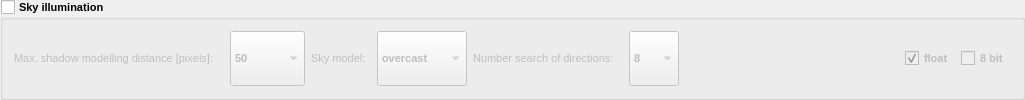
                  <widget class="QGroupBox" name="group_illumination">
                   <property name="enabled">
                    <bool>true</bool>
                   </property>
                   <property name="sizePolicy">
                    <sizepolicy hsizetype="Preferred" vsizetype="Preferred">
                     <horstretch>0</horstretch>
                     <verstretch>0</verstretch>
                    </sizepolicy>
                   </property>
                   <property name="minimumSize">
                    <size>
                     <width>1025</width>
                     <height>65</height>
                    </size>
                   </property>
                   <property name="maximumSize">
                    <size>
                     <width>16777215</width>
                     <height>16777215</height>
                    </size>
                   </property>
                   <property name="font">
                    <font>
                     <pointsize>8</pointsize>
                     <weight>75</weight>
                     <bold>true</bold>
                    </font>
                   </property>
                   <property name="accessibleDescription">
                    <string>sky_illumination</string>
                   </property>
                   <property name="title">
                    <string>Sky illumination</string>
                   </property>
                   <property name="flat">
                    <bool>false</bool>
                   </property>
                   <property name="checkable">
                    <bool>true</bool>
                   </property>
                   <property name="checked">
                    <bool>false</bool>
                   </property>
                   <layout class="QHBoxLayout" name="horizontalLayout_13" stretch="0,0,0">
                    <item>
                     <layout class="QHBoxLayout" name="horizontalLayout_2">
                      <item>
                       <widget class="QLabel" name="label_39">
                        <property name="sizePolicy">
                         <sizepolicy hsizetype="Preferred" vsizetype="Preferred">
                          <horstretch>0</horstretch>
                          <verstretch>0</verstretch>
                         </sizepolicy>
                        </property>
                        <property name="minimumSize">
                         <size>
                          <width>210</width>
                          <height>20</height>
                         </size>
                        </property>
                        <property name="maximumSize">
                         <size>
                          <width>16777215</width>
                          <height>16777215</height>
                         </size>
                        </property>
                        <property name="font">
                         <font>
                          <pointsize>8</pointsize>
                          <weight>50</weight>
                          <bold>false</bold>
                         </font>
                        </property>
                        <property name="text">
                         <string>Max. shadow modelling distance [pixels]:</string>
                        </property>
                       </widget>
                      </item>
                      <item>
                       <widget class="QComboBox" name="combo_sim_shadow_dist">
                        <property name="sizePolicy">
                         <sizepolicy hsizetype="Preferred" vsizetype="Preferred">
                          <horstretch>0</horstretch>
                          <verstretch>0</verstretch>
                         </sizepolicy>
                        </property>
                        <property name="minimumSize">
                         <size>
                          <width>75</width>
                          <height>20</height>
                         </size>
                        </property>
                        <property name="maximumSize">
                         <size>
                          <width>16777215</width>
                          <height>16777215</height>
                         </size>
                        </property>
                        <property name="font">
                         <font>
                          <pointsize>8</pointsize>
                         </font>
                        </property>
                        <property name="accessibleDescription">
                         <string>max_shadow_dist</string>
                        </property>
                        <item>
                         <property name="text">
                          <string>50</string>
                         </property>
                        </item>
                        <item>
                         <property name="text">
                          <string>100</string>
                         </property>
                        </item>
                        <item>
                         <property name="text">
                          <string>500</string>
                         </property>
                        </item>
                        <item>
                         <property name="text">
                          <string>1000</string>
                         </property>
                        </item>
                       </widget>
                      </item>
                      <item>
                       <widget class="QLabel" name="label_38">
                        <property name="sizePolicy">
                         <sizepolicy hsizetype="Preferred" vsizetype="Preferred">
                          <horstretch>0</horstretch>
                          <verstretch>0</verstretch>
                         </sizepolicy>
                        </property>
                        <property name="minimumSize">
                         <size>
                          <width>60</width>
                          <height>20</height>
                         </size>
                        </property>
                        <property name="maximumSize">
                         <size>
                          <width>16777215</width>
                          <height>16777215</height>
                         </size>
                        </property>
                        <property name="font">
                         <font>
                          <pointsize>8</pointsize>
                          <weight>50</weight>
                          <bold>false</bold>
                         </font>
                        </property>
                        <property name="text">
                         <string>Sky model:</string>
                        </property>
                       </widget>
                      </item>
                      <item>
                       <widget class="QComboBox" name="combo_sim_sky_mod">
                        <property name="sizePolicy">
                         <sizepolicy hsizetype="Preferred" vsizetype="Preferred">
                          <horstretch>0</horstretch>
                          <verstretch>0</verstretch>
                         </sizepolicy>
                        </property>
                        <property name="minimumSize">
                         <size>
                          <width>90</width>
                          <height>20</height>
                         </size>
                        </property>
                        <property name="maximumSize">
                         <size>
                          <width>16777215</width>
                          <height>16777215</height>
                         </size>
                        </property>
                        <property name="font">
                         <font>
                          <pointsize>8</pointsize>
                         </font>
                        </property>
                        <property name="accessibleDescription">
                         <string>sky_model</string>
                        </property>
                        <item>
                         <property name="text">
                          <string>overcast</string>
                         </property>
                        </item>
                        <item>
                         <property name="text">
                          <string>uniform</string>
                         </property>
                        </item>
                       </widget>
                      </item>
                      <item>
                       <widget class="QLabel" name="label_37">
                        <property name="sizePolicy">
                         <sizepolicy hsizetype="Preferred" vsizetype="Preferred">
                          <horstretch>0</horstretch>
                          <verstretch>0</verstretch>
                         </sizepolicy>
                        </property>
                        <property name="minimumSize">
                         <size>
                          <width>150</width>
                          <height>20</height>
                         </size>
                        </property>
                        <property name="maximumSize">
                         <size>
                          <width>16777215</width>
                          <height>16777215</height>
                         </size>
                        </property>
                        <property name="font">
                         <font>
                          <pointsize>8</pointsize>
                          <weight>50</weight>
                          <bold>false</bold>
                         </font>
                        </property>
                        <property name="text">
                         <string>Number search of directions:</string>
                        </property>
                       </widget>
                      </item>
                      <item>
                       <widget class="QComboBox" name="combo_sim_nr_dir">
                        <property name="sizePolicy">
                         <sizepolicy hsizetype="Preferred" vsizetype="Preferred">
                          <horstretch>0</horstretch>
                          <verstretch>0</verstretch>
                         </sizepolicy>
                        </property>
                        <property name="minimumSize">
                         <size>
                          <width>50</width>
                          <height>20</height>
                         </size>
                        </property>
                        <property name="maximumSize">
                         <size>
                          <width>16777215</width>
                          <height>16777215</height>
                         </size>
                        </property>
                        <property name="font">
                         <font>
                          <pointsize>8</pointsize>
                         </font>
                        </property>
                        <property name="accessibleDescription">
                         <string>number_points</string>
                        </property>
                        <item>
                         <property name="text">
                          <string>8</string>
                         </property>
                        </item>
                        <item>
                         <property name="text">
                          <string>16</string>
                         </property>
                        </item>
                        <item>
                         <property name="text">
                          <string>32</string>
                         </property>
                        </item>
                        <item>
                         <property name="text">
                          <string>64</string>
                         </property>
                        </item>
                        <item>
                         <property name="text">
                          <string>128</string>
                         </property>
                        </item>
                       </widget>
                      </item>
                     </layout>
                    </item>
                    <item>
                     <spacer name="horizontalSpacer_15">
                      <property name="orientation">
                       <enum>Qt::Horizontal</enum>
                      </property>
                      <property name="sizeType">
                       <enum>QSizePolicy::Expanding</enum>
                      </property>
                      <property name="sizeHint" stdset="0">
                       <size>
                        <width>0</width>
                        <height>20</height>
                       </size>
                      </property>
                     </spacer>
                    </item>
                    <item>
                     <layout class="QHBoxLayout" name="horizontalLayout_14">
                      <item>
                       <widget class="QCheckBox" name="check_sim_float">
                        <property name="sizePolicy">
                         <sizepolicy hsizetype="Preferred" vsizetype="Preferred">
                          <horstretch>0</horstretch>
                          <verstretch>0</verstretch>
                         </sizepolicy>
                        </property>
                        <property name="minimumSize">
                         <size>
                          <width>50</width>
                          <height>20</height>
                         </size>
                        </property>
                        <property name="maximumSize">
                         <size>
                          <width>16777215</width>
                          <height>16777215</height>
                         </size>
                        </property>
                        <property name="font">
                         <font>
                          <pointsize>8</pointsize>
                         </font>
                        </property>
                        <property name="text">
                         <string>float</string>
                        </property>
                        <property name="checked">
                         <bool>true</bool>
                        </property>
                       </widget>
                      </item>
                      <item>
                       <widget class="QCheckBox" name="check_sim_8bit">
                        <property name="sizePolicy">
                         <sizepolicy hsizetype="Preferred" vsizetype="Preferred">
                          <horstretch>0</horstretch>
                          <verstretch>0</verstretch>
                         </sizepolicy>
                        </property>
                        <property name="minimumSize">
                         <size>
                          <width>50</width>
                          <height>20</height>
                         </size>
                        </property>
                        <property name="maximumSize">
                         <size>
                          <width>16777215</width>
                          <height>16777215</height>
                         </size>
                        </property>
                        <property name="font">
                         <font>
                          <pointsize>8</pointsize>
                         </font>
                        </property>
                        <property name="text">
                         <string>8 bit</string>
                        </property>
                       </widget>
                      </item>
                     </layout>
                    </item>
                   </layout>
                  </widget>
